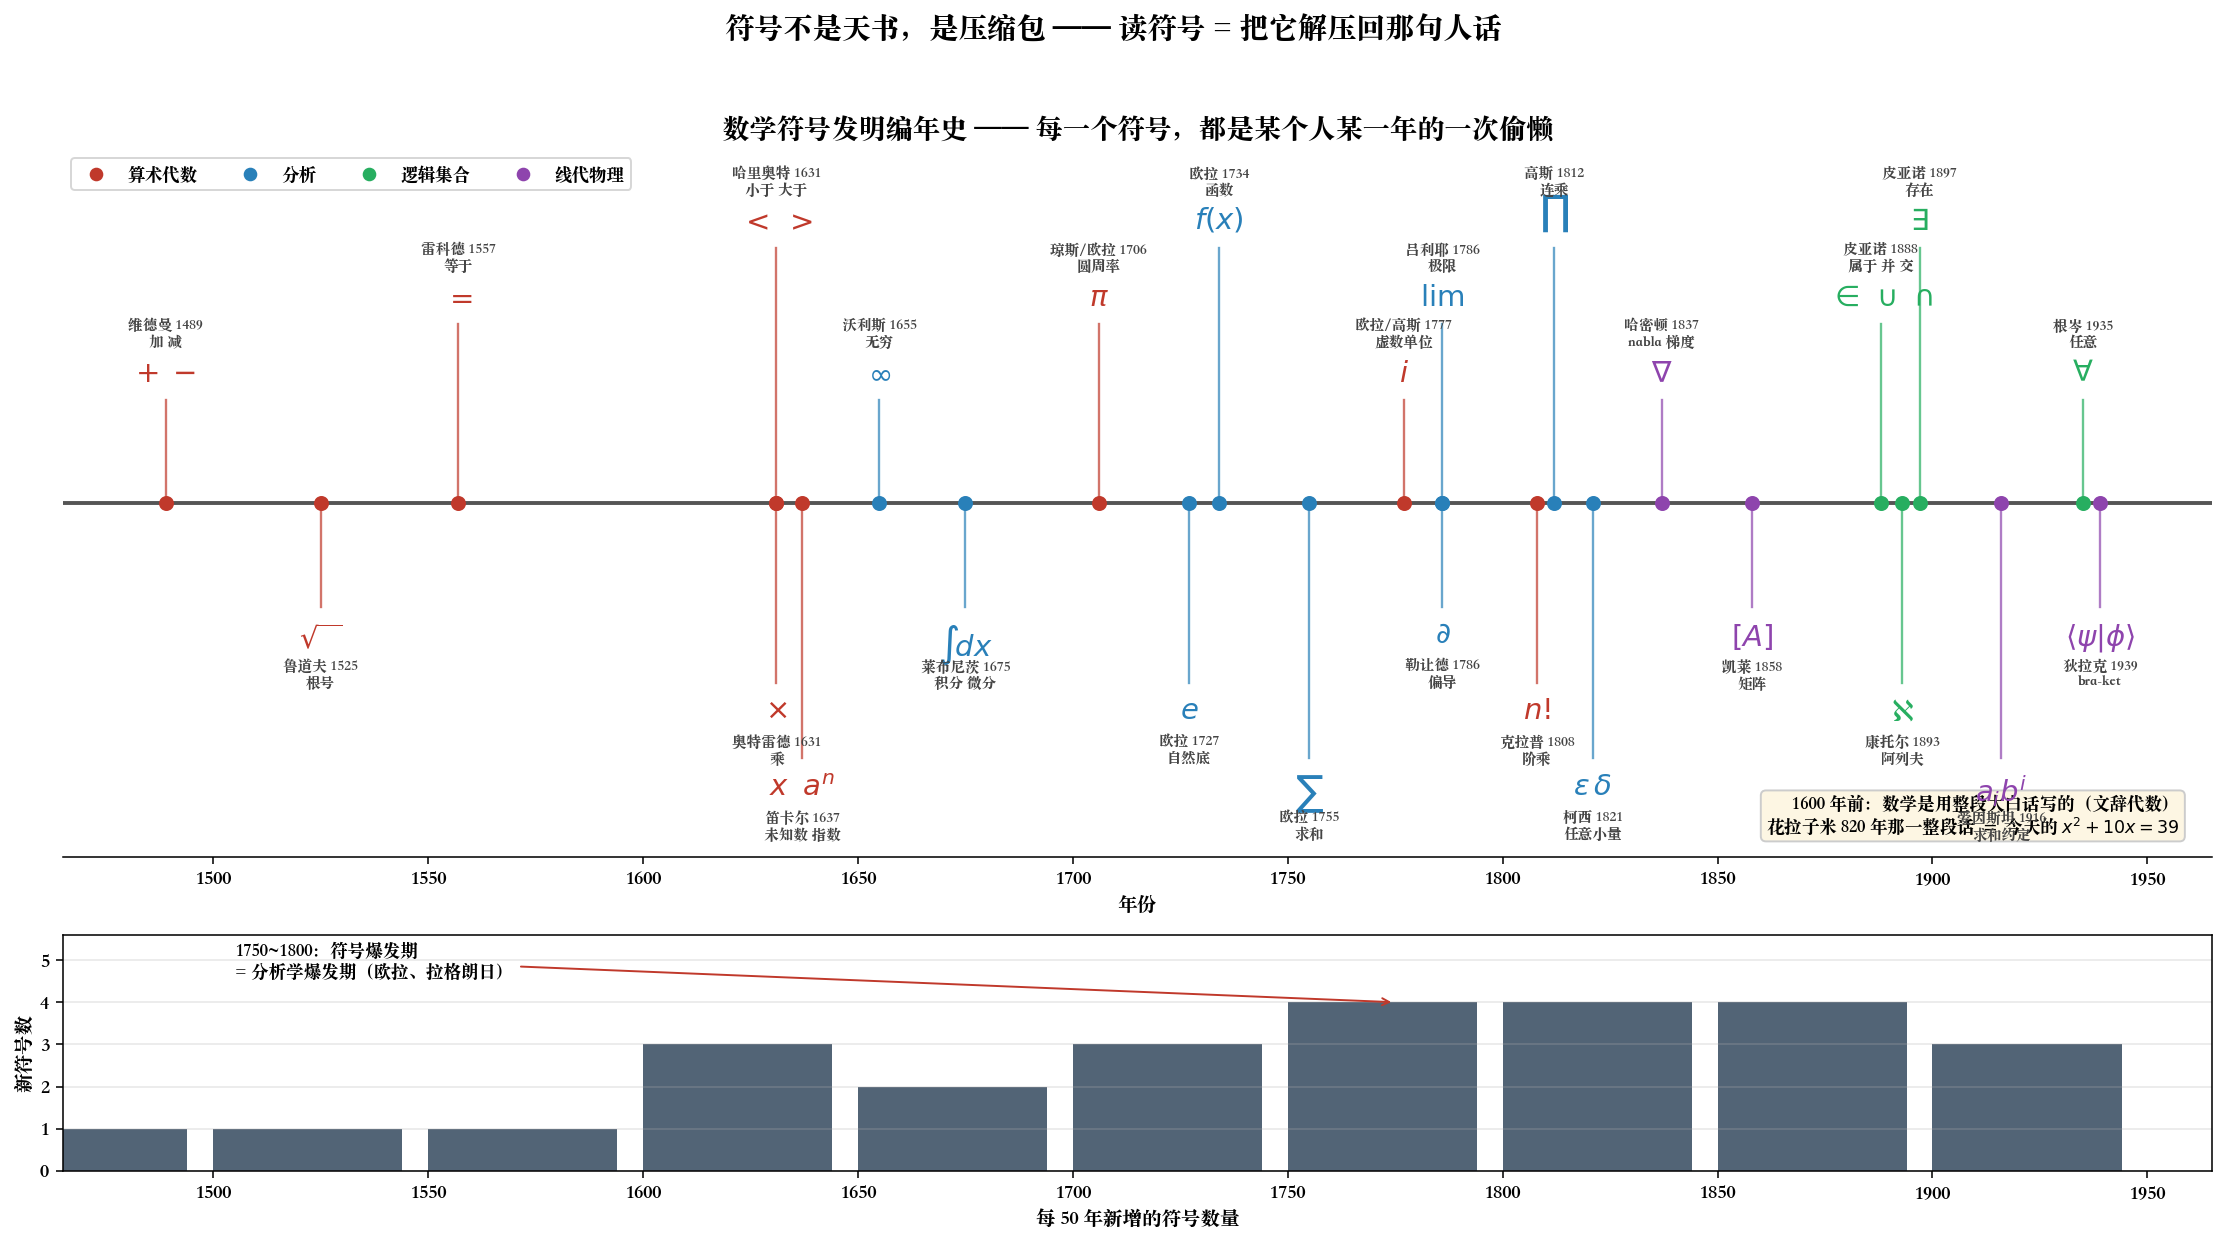

The Python source for this figure:
"""symbol_timeline.py
================================================================================
Chapter 0.6.1 · 数学符号发明编年史（本章开篇脚本）

我们今天视为"天经地义"的每一个数学符号，都是某个具体的人、在某一年、
为了少写几个字而发明出来的。在此之前，数学是用大白话写的：

    花拉子米 820 年解二次方程，原文是一整段话；
    今天写成一行：x² + 10x = 39。

这张时间轴要说明的事：**符号不是门槛，是压缩包**。
每个符号背后都有一个"嫌麻烦"的动机 —— 雷科德 1557 年发明 "=" 的理由是
"我写腻了 is equal to"；莱布尼茨 1675 年 10 月 29 日把 s（summa）拉长成 ∫，
所以积分号从诞生第一天起就在喊："我是求和"。

可视化：
  上图 —— 1489→1939 的符号发明时间轴，按学科着色，标注发明者
  下图 —— 每 50 年新符号数量的直方图：符号爆发期 = 数学爆发期

运行：  python ch00_97_reading_formulas/symbol_timeline.py
================================================================================
"""

from pathlib import Path

import matplotlib.pyplot as plt
import numpy as np

# (年份, 符号, 读作, 发明者, 领域)
# 符号一律写成 mathtext（$...$）：中文字体普遍缺 ∀ ⟨⟩ 这类数学字形，
# 交给 matplotlib 自带的数学字体渲染，跨机器才不会掉字。
SYMBOLS = [
    (1489, r"$+\;-$",                  "加 减",       "维德曼",    "算术代数"),
    (1525, r"$\sqrt{\;\;}$",           "根号",        "鲁道夫",    "算术代数"),
    (1557, r"$=$",                     "等于",        "雷科德",    "算术代数"),
    (1631, r"$\times$",                "乘",          "奥特雷德",  "算术代数"),
    (1631, r"$<\;>$",                  "小于 大于",   "哈里奥特",  "算术代数"),
    (1637, r"$x\;\;a^n$",              "未知数 指数", "笛卡尔",    "算术代数"),
    (1655, r"$\infty$",                "无穷",        "沃利斯",    "分析"),
    (1675, r"$\int\!dx$",              "积分 微分",   "莱布尼茨",  "分析"),
    (1706, r"$\pi$",                   "圆周率",      "琼斯/欧拉", "算术代数"),
    (1727, r"$e$",                     "自然底",      "欧拉",      "分析"),
    (1734, r"$f(x)$",                  "函数",        "欧拉",      "分析"),
    (1755, r"$\sum$",                  "求和",        "欧拉",      "分析"),
    (1777, r"$i$",                     "虚数单位",    "欧拉/高斯", "算术代数"),
    (1786, r"$\partial$",              "偏导",        "勒让德",    "分析"),
    (1786, r"$\lim$",                  "极限",        "吕利耶",    "分析"),
    (1808, r"$n!$",                    "阶乘",        "克拉普",    "算术代数"),
    (1812, r"$\prod$",                 "连乘",        "高斯",      "分析"),
    (1821, r"$\varepsilon\,\delta$",   "任意小量",    "柯西",      "分析"),
    (1837, r"$\nabla$",                "nabla 梯度",  "哈密顿",    "线代物理"),
    (1858, r"$[A]$",                   "矩阵",        "凯莱",      "线代物理"),
    (1888, r"$\in\,\cup\,\cap$",       "属于 并 交",  "皮亚诺",    "逻辑集合"),
    (1893, r"$\aleph$",                "阿列夫",      "康托尔",    "逻辑集合"),
    (1897, r"$\exists$",               "存在",        "皮亚诺",    "逻辑集合"),
    (1916, r"$a_i b^i$",               "求和约定",    "爱因斯坦",  "线代物理"),
    (1935, r"$\forall$",               "任意",        "根岑",      "逻辑集合"),
    (1939, r"$\langle\psi|\phi\rangle$", "bra-ket",   "狄拉克",    "线代物理"),
]

COLORS = {
    "算术代数": "#c0392b",
    "分析":     "#2980b9",
    "逻辑集合": "#27ae60",
    "线代物理": "#8e44ad",
}


def main():
    fig, (axT, axB) = plt.subplots(
        2, 1, figsize=(16, 9), gridspec_kw={"height_ratios": [3, 1]}
    )

    # ---- 上：时间轴 --------------------------------------------------------
    axT.axhline(0, color="#555", lw=2, zorder=1)

    # 上下交错排布，避免密集年份互相压字
    for idx, (year, sym, read, who, field) in enumerate(SYMBOLS):
        up = idx % 2 == 0
        # 上下交错 + 同侧三档高度轮换，1631/1786/1888 这类扎堆区才不打架
        h = (1.0 if up else -1.0) * (0.85 + 0.62 * ((idx // 2) % 3))
        c = COLORS[field]

        axT.plot([year, year], [0, h], color=c, lw=1.2, alpha=0.7, zorder=2)
        axT.scatter([year], [0], s=45, color=c, zorder=3)
        axT.text(year, h + (0.12 if up else -0.12), sym,
                 ha="center", va="bottom" if up else "top",
                 fontsize=15, fontweight="bold", color=c, zorder=4)
        axT.text(year, h + (0.42 if up else -0.42), f"{who} {year}\n{read}",
                 ha="center", va="bottom" if up else "top",
                 fontsize=7.5, color="#444", zorder=4)

    axT.set_xlim(1465, 1965)
    axT.set_ylim(-2.9, 2.9)
    axT.set_yticks([])
    axT.set_xticks(np.arange(1500, 1961, 50))
    axT.spines[["left", "right", "top"]].set_visible(False)
    axT.set_xlabel("年份")
    axT.set_title("数学符号发明编年史 —— 每一个符号，都是某个人某一年的一次偷懒",
                  fontsize=14, fontweight="bold")

    handles = [plt.Line2D([], [], marker="o", ls="", color=c, label=k)
               for k, c in COLORS.items()]
    axT.legend(handles=handles, loc="upper left", fontsize=9, ncol=4)

    axT.text(0.015, 0.03,
             "1600 年前：数学是用整段大白话写的（文辞代数）\n"
             r"花拉子米 820 年那一整段话 $=$ 今天的 $x^2+10x=39$",
             transform=axT.transAxes, ha="left", va="bottom", fontsize=9,
             bbox=dict(boxstyle="round", fc="#fdf6e3", ec="#ccc"))

    # ---- 下：每 50 年的新符号数量 ------------------------------------------
    years = np.array([y for y, *_ in SYMBOLS])
    bins = np.arange(1450, 2001, 50)
    counts, _ = np.histogram(years, bins=bins)
    axB.bar(bins[:-1], counts, width=44, align="edge",
            color="#34495e", alpha=0.85)
    axB.set_xlim(1465, 1965)
    axB.set_xticks(np.arange(1500, 1961, 50))
    axB.set_ylabel("新符号数")
    axB.set_xlabel("每 50 年新增的符号数量")
    axB.grid(axis="y", alpha=0.3)

    peak = bins[:-1][counts.argmax()]
    axB.set_ylim(0, counts.max() + 1.6)
    axB.annotate(f"{peak}~{peak+50}：符号爆发期\n= 分析学爆发期（欧拉、拉格朗日）",
                 xy=(peak + 25, counts.max()), xytext=(0.08, 0.82),
                 textcoords="axes fraction", fontsize=9,
                 arrowprops=dict(arrowstyle="->", color="#c0392b"))

    fig.suptitle("符号不是天书，是压缩包 —— 读符号 = 把它解压回那句人话",
                 fontsize=15, fontweight="bold")
    fig.tight_layout(rect=(0, 0, 1, 0.955))
    out = Path(__file__).with_suffix(".png")
    fig.savefig(out, dpi=140, bbox_inches="tight")
    print(f"图已保存到 {out}")

    print(f"\n共 {len(SYMBOLS)} 个符号，跨度 {years.min()}–{years.max()}，"
          f"合计 {years.max() - years.min()} 年")
    print("按领域统计：")
    for field, c in COLORS.items():
        n = sum(1 for *_, f in SYMBOLS if f == field)
        print(f"  {field:<6} {n:>2} 个   {'█' * n}")
    print("\n注意 ∫ 与 dx 的诞生日期：莱布尼茨 1675.10.29 写下 ∫（拉长的 s = summa），")
    print("     两周后 1675.11.11 写下 dx（differentia = 差）。求和与差分，一开始就是一对。")


if __name__ == "__main__":
    plt.rcParams["font.sans-serif"] = [
        "PingFang SC", "Heiti SC", "Songti SC",
        "Noto Sans CJK SC", "WenQuanYi Zen Hei", "Arial Unicode MS",
    ]
    plt.rcParams["axes.unicode_minus"] = False
    main()
